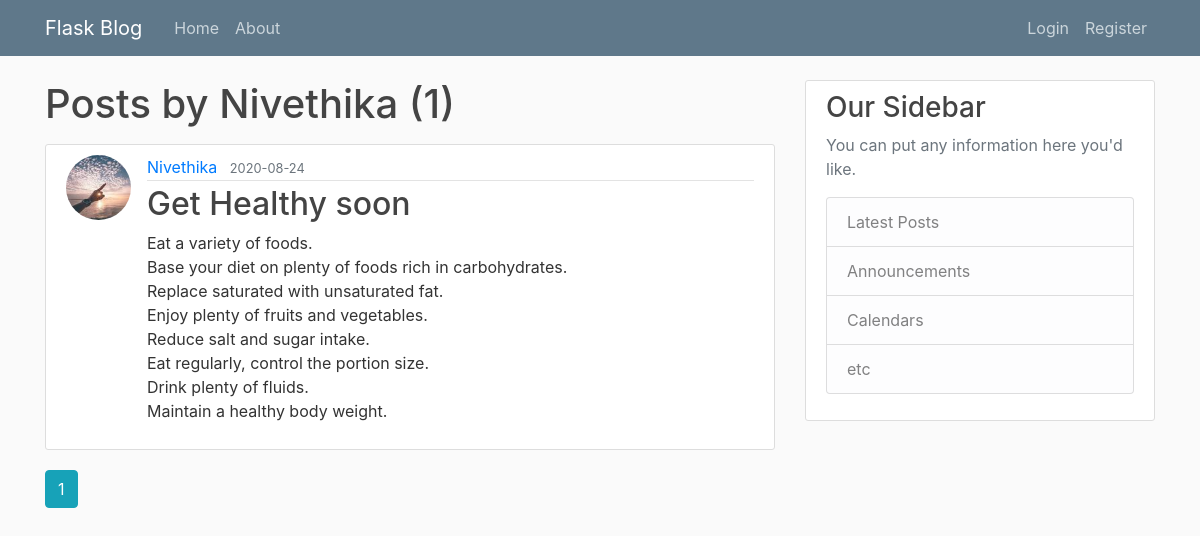
Screenshot of /user/Nivethika with the database file from the repository.
### flaskblog/models.py (models this page shows, shortened)
class User(db.Model, UserMixin):
    id = db.Column(db.Integer, primary_key=True)
    username = db.Column(db.String(20), unique=True, nullable=False)
    email = db.Column(db.String(120), unique=True, nullable=False)
    image_file = db.Column(db.String(20), nullable=False, default='default.jpg')
    password = db.Column(db.String(60), nullable=False)
    posts = db.relationship('Post', backref='author', lazy=True)

class Post(db.Model):
    id = db.Column(db.Integer, primary_key=True)
    title = db.Column(db.String(100), nullable=False)
    date_posted = db.Column(db.DateTime, nullable=False, default=datetime.utcnow)
    content = db.Column(db.Text, nullable=False)
    user_id = db.Column(db.Integer, db.ForeignKey('user.id'), nullable=False)

### flaskblog/routes.py (the view)
@app.route("/user/<string:username>")
def user_posts(username):
    page = request.args.get('page', 1, type=int)
    user = User.query.filter_by(username=username).first_or_404()
    posts = Post.query.filter_by(author=user)\
        .order_by(Post.date_posted.desc())\
        .paginate(page=page, per_page=5)
    return render_template('user_posts.html', posts=posts, user=user)

### flaskblog/templates/user_posts.html
{% extends "layout.html" %}
{% block content %}
    <h1 class="mb-3">Posts by {{ user.username }} ({{ posts.total }})</h1>
    {% for post in posts.items %}
        <article class="media content-section">
          <img class="rounded-circle article-img" src="{{ url_for('static', filename='profile_pics/' + post.author.image_file) }}">
          <div class="media-body">
            <div class="article-metadata">
              <a class="mr-2" href="{{ url_for('user_posts', username=post.author.username) }}">{{ post.author.username }}</a>
              <small class="text-muted">{{ post.date_posted.strftime('%Y-%m-%d') }}</small>
            </div>
            <h2><a class="article-title" href="{{ url_for('post', post_id=post.id) }}">{{ post.title }}</a></h2>
            <p class="article-content">{{ post.content }}</p>
          </div>
        </article>
    {% endfor %}
    {% for page_num in posts.iter_pages(left_edge=1, right_edge=1, left_current=1, right_current=2) %}
      {% if page_num %}
        {% if posts.page == page_num %}
          <a class="btn btn-info mb-4" href="{{ url_for('user_posts', username=user.username, page=page_num) }}">{{ page_num }}</a>
        {% else %}
          <a class="btn btn-outline-info mb-4" href="{{ url_for('user_posts', username=user.username, page=page_num) }}">{{ page_num }}</a>
        {% endif %}
      {% else %}
        ...
      {% endif %}
    {% endfor %}
{% endblock content %}

### flaskblog/templates/layout.html (shortened to what this page needs)
<!DOCTYPE html>
<html>
<head>
    <link rel="stylesheet" href="https://maxcdn.bootstrapcdn.com/bootstrap/4.0.0/css/bootstrap.min.css">
    <link rel="stylesheet" type="text/css" href="{{ url_for('static', filename='main.css') }}">
</head>
<body>
    <header class="site-header">
      <nav class="navbar navbar-expand-md navbar-dark bg-steel fixed-top">
        <div class="container">
          <a class="navbar-brand mr-4" href="/">Flask Blog</a>
          <div class="collapse navbar-collapse" id="navbarToggle">
            <div class="navbar-nav mr-auto">
              <a class="nav-item nav-link" href="{{ url_for('home') }}">Home</a>
              <a class="nav-item nav-link" href="{{ url_for('about') }}">About</a>
            </div>
            <div class="navbar-nav">
              {% if current_user.is_authenticated %}
                <a class="nav-item nav-link" href="{{ url_for('new_post') }}">New Post</a>
                <a class="nav-item nav-link" href="{{ url_for('account') }}">Account</a>
                <a class="nav-item nav-link" href="{{ url_for('logout') }}">Logout</a>
              {% else %}
                <a class="nav-item nav-link" href="{{ url_for('login') }}">Login</a>
                <a class="nav-item nav-link" href="{{ url_for('register') }}">Register</a>
              {% endif %}
            </div>
          </div>
        </div>
      </nav>
    </header>
    <main role="main" class="container">
      <div class="row">
        <div class="col-md-8">
          {% block content %}{% endblock %}
        </div>
        <div class="col-md-4">
          <div class="content-section">
            <h3>Our Sidebar</h3>
            <p class='text-muted'>You can put any information here you'd like.
              <ul class="list-group">
                <li class="list-group-item list-group-item-light">Latest Posts</li>
                <li class="list-group-item list-group-item-light">Announcements</li>
                <li class="list-group-item list-group-item-light">Calendars</li>
                <li class="list-group-item list-group-item-light">etc</li>
              </ul>
            </p>
          </div>
        </div>
      </div>
    </main>
</body>
</html>

### flaskblog/static/main.css (style rules this page uses)
body { background: #fafafa; color: #333333; margin-top: 5rem; }
h1, h2, h3, h4, h5, h6 { color: #444444; }
.bg-steel { background-color: #5f788a; }
.site-header .navbar-nav .nav-link { color: #cbd5db; }
.content-section { background: #ffffff; padding: 10px 20px; border: 1px solid #dddddd; border-radius: 3px; margin-bottom: 20px; }
.article-title { color: #444444; }
.article-content { white-space: pre-line; }
.article-img { height: 65px; width: 65px; margin-right: 16px; }
.article-metadata { padding-bottom: 1px; margin-bottom: 4px; border-bottom: 1px solid #e3e3e3 }

### rows the page displays
User: username "Nivethika"
Post: image_file (picture), author.username "Nivethika", date_posted "2020-08-24", title "Get Healthy soon", content "Eat a variety of foods. Base your diet on plenty of foods rich in carbohydrates. Replace saturated with unsaturated fat. Enjoy plenty of fruits and vegetables. Reduce salt and sugar intake. Eat regularly, control the portion size. Drink plenty of fluids. Maintain a healthy body weight."

### other values shown
{{ posts.total }} "1"
{{ page_num }} "1"
